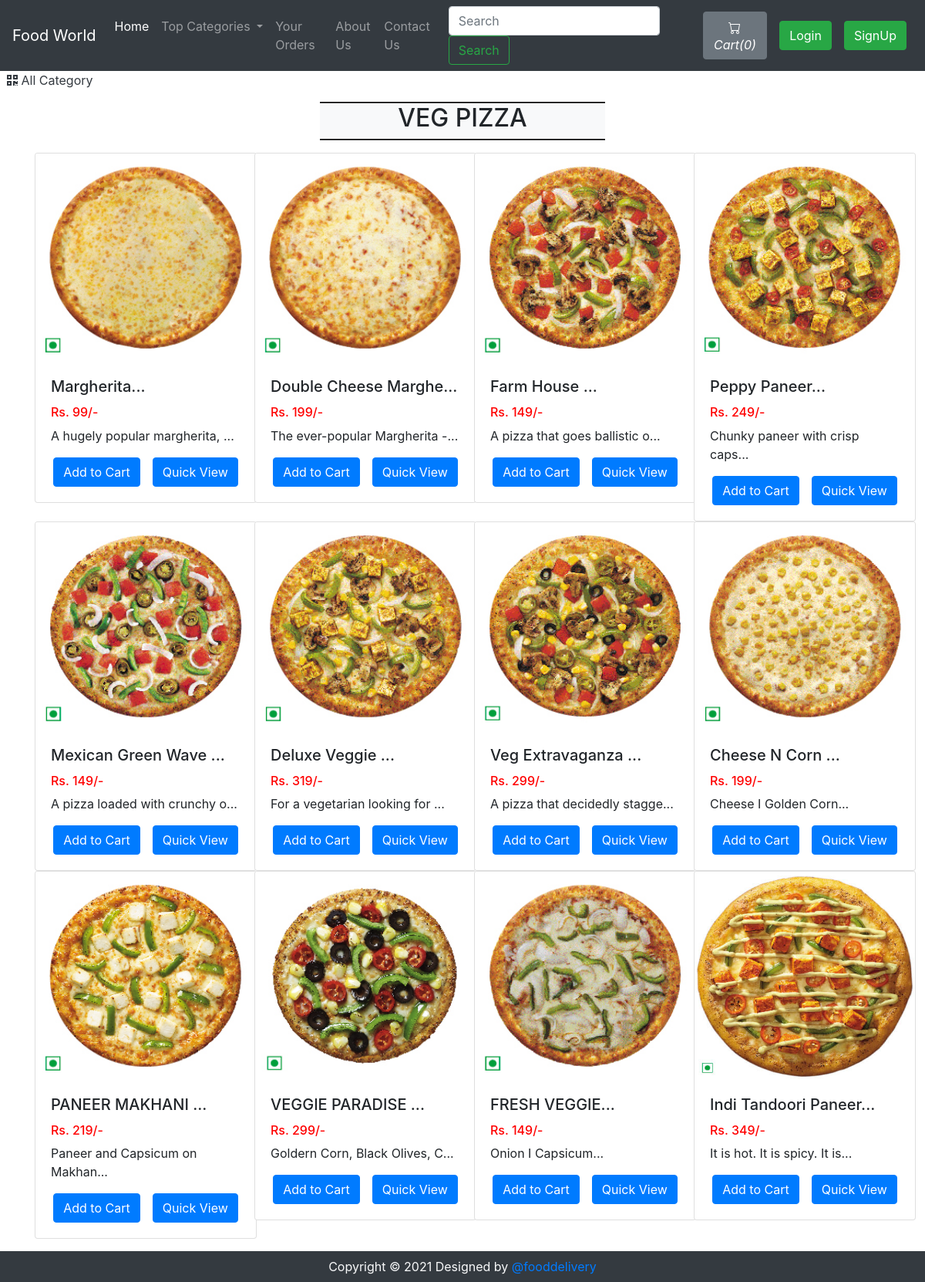
Screenshot of /viewPizzaList.php?catid=1 with the database file from the repository.
### tables this page shows
CREATE TABLE `sitedetail` (
  `tempId` int(11) NOT NULL,
  `systemName` varchar(21) NOT NULL,
  `email` varchar(35) NOT NULL,
  `contact1` bigint(21) NOT NULL,
  `contact2` bigint(21) DEFAULT NULL COMMENT 'Optional',
  `address` text NOT NULL,
  `dateTime` datetime NOT NULL DEFAULT current_timestamp()
);

CREATE TABLE `pizza` (
  `pizzaId` int(12) NOT NULL,
  `pizzaName` varchar(255) NOT NULL,
  `pizzaPrice` int(12) NOT NULL,
  `pizzaDesc` text NOT NULL,
  `pizzaCategorieId` int(12) NOT NULL,
  `pizzaPubDate` datetime NOT NULL DEFAULT current_timestamp()
);

### viewPizzaList.php (the view, shortened to what this page needs)
<!doctype html>
<html lang="en">
<head>
    <link rel="stylesheet" href="https://stackpath.bootstrapcdn.com/bootstrap/4.4.1/css/bootstrap.min.css">
    <link rel="stylesheet" href="https://use.fontawesome.com/releases/v5.8.2/css/all.css">
</head>
<body>
    <?php include 'partials/_dbconnect.php';?>
    <?php require 'partials/_nav.php' ?>
    <div>&nbsp;
        <a href="index.php" class="active text-dark">
        <i class="fas fa-qrcode"></i>
            <span>All Category</span>
        </a>
    </div>
    <div class="container my-3" id="cont">
        <div class="col-lg-4 text-center bg-light my-3" style="margin:auto;border-top: 2px groove black;border-bottom: 2px groove black;">
            <h2 class="text-center"><span id="catTitle">Items</span></h2>
        </div>
        <div class="row">
        <?php
            $id = $_GET['catid'];
            $sql = "SELECT * FROM `pizza` WHERE pizzaCategorieId = $id";
            $result = mysqli_query($conn, $sql);
            while($row = mysqli_fetch_assoc($result)){
                $pizzaId = $row['pizzaId'];
                $pizzaName = $row['pizzaName'];
                $pizzaPrice = $row['pizzaPrice'];
                $pizzaDesc = $row['pizzaDesc'];
                echo '<div class="col-xs-3 col-sm-3 col-md-3">
                        <div class="card" style="width: 18rem;">
                            <img src="img/pizza-'.$pizzaId. '.jpg" class="card-img-top" alt="image for this pizza" width="249px" height="270px">
                            <div class="card-body">
                                <h5 class="card-title">' . substr($pizzaName, 0, 20). '...</h5>
                                <h6 style="color: #ff0000">Rs. '.$pizzaPrice. '/-</h6>
                                <p class="card-text">' . substr($pizzaDesc, 0, 29). '...</p>
                                <div class="row justify-content-center">';
                                if($loggedin){
                                    $quaSql = "SELECT `itemQuantity` FROM `viewcart` WHERE pizzaId = '$pizzaId' AND `userId`='$userId'";
                                    $quaresult = mysqli_query($conn, $quaSql);
                                    $quaExistRows = mysqli_num_rows($quaresult);
                                    if($quaExistRows == 0) {
                                        echo '<form action="partials/_manageCart.php" method="POST">
                                              <input type="hidden" name="itemId" value="'.$pizzaId. '">
                                              <button type="submit" name="addToCart" class="btn btn-primary mx-2">Add to Cart</button>';
                                    }else {
                                        echo '<a href="viewCart.php"><button class="btn btn-primary mx-2">Go to Cart</button></a>';
                                    }
                                }
                                else{
                                    echo '<button class="btn btn-primary mx-2" data-toggle="modal" data-target="#loginModal">Add to Cart</button>';
                                }
                            echo '</form>
                                <a href="viewPizza.php?pizzaid=' . $pizzaId . '" class="mx-2"><button class="btn btn-primary">Quick View</button></a>
                                </div>
                            </div>
                        </div>
                    </div>';
            }
            ?>
        </div>
    </div>
    <?php require 'partials/_footer.php' ?>
</body>
</html>

### partials/_nav.php (shortened to what this page needs)
<?php
if(isset($_SESSION['loggedin']) && $_SESSION['loggedin']==true){
  $loggedin= true;
  $userId = $_SESSION['userId'];
  $username = $_SESSION['username'];
}
else{
  $loggedin = false;
  $userId = 0;
}
$sql = "SELECT * FROM `sitedetail`";
$result = mysqli_query($conn, $sql);
$row = mysqli_fetch_assoc($result);
$systemName = $row['systemName'];
if ($systemName == "Pizza World") {
    $systemName = "Food World";
}
echo '<nav class="navbar navbar-expand-lg navbar-dark bg-dark">
      <a class="navbar-brand" href="index.php">'.$systemName.'</a>
      <button class="navbar-toggler" type="button" data-toggle="collapse" data-target="#navbarSupportedContent" aria-controls="navbarSupportedContent" aria-expanded="false" aria-label="Toggle navigation">
        <span class="navbar-toggler-icon"></span>
      </button>
      <div class="collapse navbar-collapse" id="navbarSupportedContent">
        <ul class="navbar-nav mr-auto">
          <li class="nav-item active">
            <a class="nav-link" href="index.php">Home <span class="sr-only">(current)</span></a>
          </li>
          <li class="nav-item dropdown">
            <a class="nav-link dropdown-toggle" href="#" id="navbarDropdown" role="button" data-toggle="dropdown" aria-haspopup="true" aria-expanded="false">
              Top Categories
            </a>
            <div class="dropdown-menu" aria-labelledby="navbarDropdown">';
            echo '</div>
          </li>
          <li class="nav-item">
            <a class="nav-link" href="viewOrder.php">Your Orders</a>
          </li>
          <li class="nav-item">
            <a class="nav-link" href="about.php">About Us</a>
          </li>
          <li class="nav-item">
            <a class="nav-link" href="contact.php">Contact Us</a>
          </li>
        </ul>
        <form method="get" action="/OnlinePizzaDelivery/search.php" class="form-inline my-2 my-lg-0 mx-3">
          <input class="form-control mr-sm-2" type="search" name="search" id="search" placeholder="Search" aria-label="Search" required>
          <button class="btn btn-outline-success my-2 my-sm-0" type="submit">Search</button>
        </form>';
        $countsql = "SELECT SUM(`itemQuantity`) FROM `viewcart` WHERE `userId`=$userId";
        $countresult = mysqli_query($conn, $countsql);
        $countrow = mysqli_fetch_assoc($countresult);
        $count = $countrow['SUM(`itemQuantity`)'];
        if(!$count) {
          $count = 0;
        }
        echo '<a href="viewCart.php"><button type="button" class="btn btn-secondary mx-2" title="MyCart">
          <svg xmlns="img/cart.svg" width="16" height="16" fill="currentColor" class="bi bi-cart" viewBox="0 0 16 16">
            <path d="M0 1.5A.5.5 0 0 1 .5 1H2a.5.5 0 0 1 .485.379L2.89 3H14.5a.5.5 0 0 1 .491.592l-1.5 8A.5.5 0 0 1 13 12H4a.5.5 0 0 1-.491-.408L2.01 3.607 1.61 2H.5a.5.5 0 0 1-.5-.5zM3.102 4l1.313 7h8.17l1.313-7H3.102zM5 12a2 2 0 1 0 0 4 2 2 0 0 0 0-4zm7 0a2 2 0 1 0 0 4 2 2 0 0 0 0-4zm-7 1a1 1 0 1 1 0 2 1 1 0 0 1 0-2zm7 0a1 1 0 1 1 0 2 1 1 0 0 1 0-2z"/>
          </svg>
          <i class="bi bi-cart">Cart(' .$count. ')</i>
        </button></a>';
        if($loggedin){
          echo '<ul class="navbar-nav mr-2">
            <li class="nav-item dropdown">
              <a class="nav-link dropdown-toggle" href="#" id="navbarDropdown" role="button" data-toggle="dropdown"> Welcome ' .$username. '</a>
              <div class="dropdown-menu" aria-labelledby="navbarDropdown">
                <a class="dropdown-item" href="partials/_logout.php">Logout</a>
              </div>
            </li>
          </ul>
          <div class="text-center image-size-small position-relative">
            <a href="viewProfile.php"><img src="img/person-' .$userId. '.jpg" class="rounded-circle" onError="this.src = \'img/profilePic.jpg\'" style="width:40px; height:40px"></a>
          </div>';
        }
        else {
          echo '
          <button type="button" class="btn btn-success mx-2"  data-toggle="modal" data-target="#loginModal">Login</button>
          <button type="button" class="btn btn-success mx-2"  data-toggle="modal" data-target="#signupModal">SignUp</button>';
        }
  echo '</div>
    </nav>';
?>

### viewPizzaList.php (style rules this page uses)
#cont { min-height : 570px; }

### rows the page displays
sitedetail: systemName "Food World"
pizza: shows a picture, pizzaName "Margherita", pizzaPrice "99", pizzaDesc "A hugely popular margherita,"
pizza: shows a picture, pizzaName "Double Cheese Marghe", pizzaPrice "199", pizzaDesc "The ever-popular Margherita -"
pizza: shows a picture, pizzaName "Farm House", pizzaPrice "149", pizzaDesc "A pizza that goes ballistic o"
pizza: shows a picture, pizzaName "Peppy Paneer", pizzaPrice "249", pizzaDesc "Chunky paneer with crisp caps"
pizza: shows a picture, pizzaName "Mexican Green Wave", pizzaPrice "149", pizzaDesc "A pizza loaded with crunchy o"
pizza: shows a picture, pizzaName "Deluxe Veggie", pizzaPrice "319", pizzaDesc "For a vegetarian looking for"
pizza: shows a picture, pizzaName "Veg Extravaganza", pizzaPrice "299", pizzaDesc "A pizza that decidedly stagge"
pizza: shows a picture, pizzaName "Cheese N Corn", pizzaPrice "199", pizzaDesc "Cheese I Golden Corn"
pizza: shows a picture, pizzaName "PANEER MAKHANI", pizzaPrice "219", pizzaDesc "Paneer and Capsicum on Makhan"
pizza: shows a picture, pizzaName "VEGGIE PARADISE", pizzaPrice "299", pizzaDesc "Goldern Corn, Black Olives, C"
pizza: shows a picture, pizzaName "FRESH VEGGIE", pizzaPrice "149", pizzaDesc "Onion I Capsicum"
pizza: shows a picture, pizzaName "Indi Tandoori Paneer", pizzaPrice "349", pizzaDesc "It is hot. It is spicy. It is"

### other values shown
$count "0"
